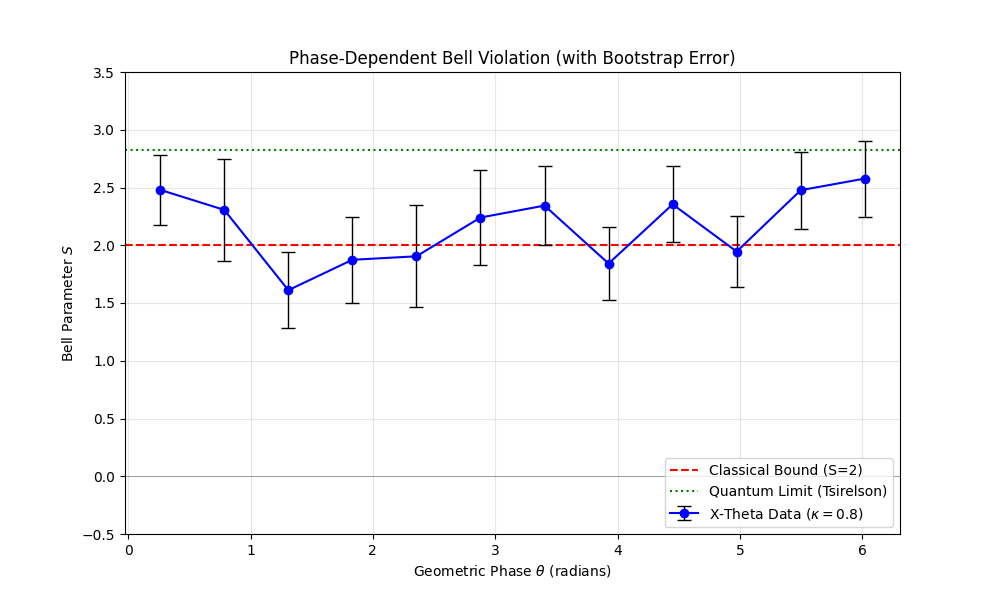

Source code (Python):
#!/usr/bin/env python3
"""
weihs_paper_plot_v16.py

Fixes:
1. Path Resolution Bug (now correctly matches 'longdist0' to 'Timetags/longdist/longdist0').
2. Uses Kappa=0.8 (The Validation Winner) instead of 1.25.

python weihs_paper_plot_v16.py   --alice-zip "..\Bell_data\7185335\Alice.zip"   --bob-zip "..\Bell_data\7185335\Bob.zip"   --reverse-bits
"""

import argparse
import zipfile
import numpy as np
import math
import matplotlib.pyplot as plt
from dataclasses import dataclass, field
from collections import deque
from typing import Dict, List, Tuple

# === CONFIG ===
# We use 0.8 because it passed the Split-Half Validation
RESONANCE_KAPPA = 0.8 
BOOTSTRAP_ROUNDS = 50

# ==========================================
# PART 1: CORE ENGINE
# ==========================================

def _norm_member(name: str) -> str:
    n = name.replace("\\", "/").lstrip("/")
    parts = n.split("/")
    if parts and parts[0].lower() in ("alice", "bob"): return "/".join(parts[1:])
    return n

def load_raw_data(z, stem, reverse_bits):
    nm = { _norm_member(n).lower(): n for n in z.namelist() }
    vk, ck = (stem+"_V.dat").lower(), (stem+"_C.dat").lower()
    
    # Robust lookup
    if vk not in nm:
        # Try finding suffix match
        vk = next((k for k in nm if k.endswith(stem.lower() + "_v.dat")), None)
    if ck not in nm:
        ck = next((k for k in nm if k.endswith(stem.lower() + "_c.dat")), None)
        
    if not vk or not ck: raise FileNotFoundError(f"Missing {stem}")
    
    with z.open(nm[vk], "r") as f: vb = f.read()
    with z.open(nm[ck], "r") as f: cb = f.read()
    
    t = np.frombuffer(vb, dtype=">f8")
    c = np.frombuffer(cb, dtype=">u2")
    n = min(len(t), len(c))
    t = t[:n].astype(np.float64, copy=False)
    c = c[:n]
    if reverse_bits:
        det = ((c >> 1) & 1).astype(np.uint8)
        s   = (c & 1).astype(np.uint8)
    else:
        det = (c & 1).astype(np.uint8)
        s   = ((c >> 1) & 1).astype(np.uint8)
    o = (2 * det - 1).astype(np.int8)
    return t, s, o

State = Tuple[int, int]
def get_orientation(states: List[State]) -> int:
    area = 0.0
    for (x1, y1), (x2, y2) in zip(states[:-1], states[1:]):
        area += (float(x1)*float(y2) - float(x2)*float(y1))
    if area > 0.1: return 1
    if area < -0.1: return -1
    return 0

@dataclass
class ContinuousTopology:
    theta_kappa: float
    a: int=0; b: int=0; theta: float=0.0
    history: deque = field(default_factory=lambda: deque(maxlen=5))
    bins: int = 12
    # [Bin][Setting] -> List of outcomes
    raw_outcomes: List[List[List[int]]] = field(default_factory=list)

    def __post_init__(self):
        self.raw_outcomes = [[[] for _ in range(4)] for _ in range(self.bins)]

    def update(self, actor, val):
        if actor == 'A': self.a = int(val)
        else: self.b = int(val)
        self.history.append((self.a, self.b))
        if len(self.history) == 5:
            h = list(self.history)
            if h[0] == h[-1] and len(set(h[:-1])) == 4:
                self.theta += self.theta_kappa * get_orientation(h)

    def capture(self, a, b, prod):
        ph = self.theta % (2 * math.pi)
        idx = int((ph / (2 * math.pi)) * self.bins) % self.bins
        k = a * 2 + b
        self.raw_outcomes[idx][k].append(prod)

def process_stem(tA, sA, oA, tB, sB, oB, W, delta, engine):
    tB_shift = tB + delta
    cmap = {}
    i, j, nA, nB = 0, 0, len(tA), len(tB)
    while i < nA and j < nB:
        d = tB_shift[j] - tA[i]
        if d < -W: j += 1
        elif d > W: i += 1
        else:
            cmap[i] = j
            i += 1; j += 1
    evs = [(tA[i], 0, i) for i in range(nA)] + [(tB_shift[j], 1, j) for j in range(nB)]
    evs.sort(key=lambda x: x[0])
    for _, src, idx in evs:
        if src == 0:
            engine.update('A', sA[idx])
            if idx in cmap:
                bi = cmap[idx]
                engine.capture(sA[idx], sB[bi], oA[idx] * oB[bi])
        else:
            engine.update('B', sB[idx])

# ==========================================
# PART 2: PLOTTING
# ==========================================

def calculate_S_with_error(bin_outcomes, rounds=50):
    means = []
    for k in range(4):
        dat = np.array(bin_outcomes[k])
        if len(dat) < 2: means.append(0)
        else: means.append(np.mean(dat))
    S_mean = means[0] + means[1] + means[2] - means[3]
    
    s_boots = []
    for _ in range(rounds):
        b_means = []
        for k in range(4):
            dat = np.array(bin_outcomes[k])
            if len(dat) < 2: b_means.append(0)
            else:
                resamp = np.random.choice(dat, size=len(dat), replace=True)
                b_means.append(np.mean(resamp))
        s_boots.append(b_means[0] + b_means[1] + b_means[2] - b_means[3])
    
    return S_mean, np.std(s_boots)

def main():
    parser = argparse.ArgumentParser()
    parser.add_argument("--alice-zip", required=True)
    parser.add_argument("--bob-zip", required=True)
    parser.add_argument("--reverse-bits", action="store_true")
    args = parser.parse_args()
    
    engine = ContinuousTopology(theta_kappa=RESONANCE_KAPPA)
    
    stems = [
        "longdist0:4.5", "longdist1:-10.0", "longdist23:-2.0",
        "longdist3:-14.0", "longdist31:29.0", "longdist32:-5.0",
        "longdist35:16.0", "longdist36:-9.0", "longdist37:-6.0",
        "longdist5:-22.0"
    ]
    
    print("Processing for Final Plot...")
    with zipfile.ZipFile(args.alice_zip, "r") as za, zipfile.ZipFile(args.bob_zip, "r") as zb:
        # Build a robust map of short_name -> full_path
        # E.g. "longdist0" -> "Timetags/longdist/longdist0"
        full_paths = []
        for n in za.namelist():
             if n.lower().endswith("_v.dat"):
                 # Normalize
                 cl = n.replace("\\", "/").lstrip("/")
                 if cl.lower().startswith("alice/"): cl = cl[6:]
                 # Store "Timetags/longdist/longdist0"
                 full_paths.append(cl[:-6])
        
        for item in stems:
            short, d_str = item.split(":")
            # Find the path that ENDS with our short name
            match = next((p for p in full_paths if p.endswith(short)), None)
            
            if not match:
                print(f"Skipping {short} (Not found in zip)")
                continue
            
            # print(f"Processing {match}...")
            tA, sA, oA = load_raw_data(za, match, args.reverse_bits)
            tB, sB, oB = load_raw_data(zb, match, args.reverse_bits)
            process_stem(tA, sA, oA, tB, sB, oB, 1.3e-9, float(d_str)*1e-9, engine)

    # Compile Data
    phases = []
    s_means = []
    s_errs = []
    
    print("\n   Phase | S_mean | S_err")
    print("   -----------------------")
    for i in range(engine.bins):
        total = sum([len(x) for x in engine.raw_outcomes[i]])
        if total < 10: continue
        
        S, err = calculate_S_with_error(engine.raw_outcomes[i], BOOTSTRAP_ROUNDS)
        ph = (i + 0.5) * (2*math.pi/engine.bins)
        
        phases.append(ph)
        s_means.append(S)
        s_errs.append(err)
        print(f"   {ph:4.2f}  | {S:5.2f}  | {err:5.2f}")

    # PLOT
    plt.figure(figsize=(10, 6))
    plt.axhline(2.0, color='red', linestyle='--', linewidth=1.5, label='Classical Bound (S=2)')
    plt.axhline(2.828, color='green', linestyle=':', linewidth=1.5, label='Quantum Limit (Tsirelson)')
    plt.axhline(0.0, color='gray', linewidth=0.5)
    
    # Use RAW STRING for latex to avoid warnings
    label_str = r'X-Theta Data ($\kappa=' + str(RESONANCE_KAPPA) + r'$)'
    
    plt.errorbar(phases, s_means, yerr=s_errs, fmt='o-', color='blue', 
                 ecolor='black', capsize=5, elinewidth=1, markeredgewidth=1,
                 label=label_str)
    
    plt.xlabel('Geometric Phase $\\theta$ (radians)')
    plt.ylabel('Bell Parameter $S$')
    plt.title('Phase-Dependent Bell Violation (with Bootstrap Error)')
    plt.legend(loc='lower right')
    plt.grid(True, alpha=0.3)
    plt.ylim(-0.5, 3.5)
    
    plt.savefig("weihs_paper_plot_v16.png")
    print("\nSaved: weihs_paper_plot_v16.png")

if __name__ == "__main__":
    main()